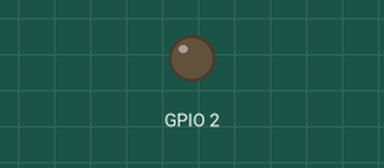
Bench run of a sketch on a simulated ESP32. On the bench: output pins drawn as LEDs (lit = HIGH). Dashed ring = blinking. What the sketch prints to the serial monitor is not drawn.

Above: at 7.4 s.
At 8.9 s:
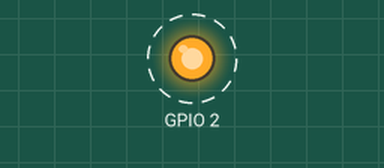
Timing chart, 0 to 11.1 s (numbered marks = the images above):
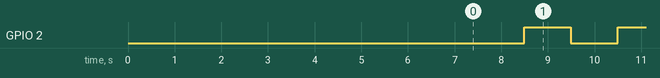

Measured:
- by itself, GPIO 2: alternates HIGH for 1.0 s and LOW for 1.0 s

The sketch:

TimerThreadv2.ino
```cpp
// TimerThreadv2.ino - This example shows how to use a hardware timer on a separate task in ESP32,
// with all time critical code isolated in separate module TimerThreadModule.cpp
// 2026-04-19

// a more efficient implementation is described here:
// https://www.freertos.org/Documentation/02-Kernel/02-Kernel-features/03-Direct-to-task-notifications/02-As-binary-semaphore

#include <Arduino.h>
#include "TimerThreadModule.h"

// 0=debug off, 1=output to Serial, 2=output to serial UART1()
#define DEBUG_ON 1
// 0=trace off, 1=output to Serial, 2=output to serial UART1()
#define TRACE_ON 0
#include <rgDebug.h>

#ifndef BUILTIN_LED
#define BUILTIN_LED 2
#endif

// timertsk() sets these global variables, loop() reads them
extern uint32_t IsrCounter;
//extern uint32_t LastIsrAt; // unused
// this spinlock controls the access to these global variables
extern portMUX_TYPE timerMux_obj;

void setup() {
    Serial.begin(921600);
    while (!Serial);
    dbprint('\n'); for (uint8_t idx=0; idx<13; idx++) { dbprint((char)('A'+idx)); delay(500); }
    dbprint('\n');

    pinMode(BUILTIN_LED, OUTPUT);
    ttm_Setup();

    Serial.print("main loop running on core ");
    Serial.print(xPortGetCoreID());
    dbprintln(" ; main setup complete");
}

// loop() processes actions that are not time-critical
void loop() {
    static bool Led_state=false;
    static uint32_t Last_isr_count=0; // used to avoid multiple printing same isrCounter, because loop() iterates much faster than the timer period

    // Read the global variable(s) safely, timertsk() has set them
    portENTER_CRITICAL(&timerMux_obj);
    uint32_t isrCount = IsrCounter;
    portEXIT_CRITICAL(&timerMux_obj);

    if (isrCount != Last_isr_count && isrCount % 100 == 0) {
        Last_isr_count=isrCount;
        dbprint("loop() : onTimer #");
        dbprint(isrCount);
        dbprint(" at ");
        dbprint(millis());
        dbprintln(" ms");

        digitalWrite(BUILTIN_LED, Led_state);
        Led_state=!Led_state;
    }
}
```

TimerThreadModule.cpp
```cpp
// TimerThreadModule.cpp - All time critical code is in this module
// 2026-04-19
// derived from the example at https://docs.espressif.com/projects/arduino-esp32/en/latest/api/timer.html

// a more efficient implementation is described here:
// https://www.freertos.org/Documentation/02-Kernel/02-Kernel-features/03-Direct-to-task-notifications/02-As-binary-semaphore

#include <Arduino.h>

// 0=debug off, 1=output to Serial, 2=output to serial UART1()
#define DEBUG_ON 1
// 0=trace off, 1=output to Serial, 2=output to serial UART1()
#define TRACE_ON 0

// You can use an oscilloscope to observe these events (macro defined in rgDebug.h) - define SCOPE_GPIO if you need this
//#define SCOPE_GPIO 21
#include <rgDebug.h>

#ifndef BUILTIN_LED
#define BUILTIN_LED 2
#endif

// Hardware timer
hw_timer_t *Timer_obj = NULL;

// Binary semaphore  used to synchronize task "timertsk" with the timer events
volatile SemaphoreHandle_t TimerSemaphore_obj;

// timertsk() sets these global variables, loop() reads them
uint32_t IsrCounter = 0;
uint32_t LastIsrAt = 0;
// this spinlock controls the access to these global variables
portMUX_TYPE timerMux_obj = portMUX_INITIALIZER_UNLOCKED;

// forward declarations
void ARDUINO_ISR_ATTR onTimer();
void timertsk(void *pvParameters);

void ttm_Setup(void) {
    setupScope();

    xTaskCreatePinnedToCore (
      timertsk,   // Function to implement the task
      "timertsk", // Name of the task
      20000,       // Stack size in words ; printf() would need a large stack (4k)
      NULL,       // Task input parameter
      2,          // give the task a higher priority than the main loop (priority 1)
      NULL,       // Task handle.
      0           // Core where the task should run (0=Freertos services like WiFi and Bluetooth, 1=Arduino applications)
    );

    dbprintln("ttm_Setup complete");
}

// this task will wait for the binary semaphore to be released, lock it, increment the counter by 1 and release it
void timertsk(void *pvParameters) {
    // timertsk setup --------------------------------------------------------

    // Create the timer and set its frequency to 1 MHz to get a 1 microsecond resolution
    const uint32_t TIMER_FREQ = 1000000;
    Timer_obj = timerBegin(TIMER_FREQ);

    // Attach onTimer function to our timer
    timerAttachInterrupt(Timer_obj, &onTimer);

    // Set alarm to call onTimer function every COM_DGPERIOD microseconds
    // Repeat the alarm (third parameter) with unlimited count = 0 (fourth parameter)
    // onTimer() will be called when the counter of Timer_obj reaches this value, and the counter will be reset to 0
    timerAlarm(Timer_obj, TIMER_FREQ/100, true, 0);

    // Create a semaphore to inform us when the timer has fired
    // The semaphore is created in the 'empty' state, meaning the semaphore
    // must first be given before it can subsequently be taken
    TimerSemaphore_obj = xSemaphoreCreateBinary();
    xSemaphoreGive(TimerSemaphore_obj);

    Serial.print("timertsk() running on core ");
    Serial.print(xPortGetCoreID());
    dbprintln(" ; setup complete");

    // timertsk loop ---------------------------------------------------------
    while (1) {
        // if Timer has fired then the semaphore is released and xSemaphoreTake() succeeds
        // parameter #2 is xTicksToWait : the time in ticks to wait for the semaphore to become available.
        // The macro portTICK_PERIOD_MS can be used to convert this to a real time.
        // A block time of zero can be used to poll the semaphore.
        // Specifying the block time as portMAX_DELAY will cause the task to block indefinitely (without a timeout).
        xSemaphoreTake(TimerSemaphore_obj, portMAX_DELAY);
#ifdef SCOPE_GPIO
        writeScope(HIGH);
        delayMicroseconds(1000);
        writeScope(LOW);
#endif
        // set the global counter and the time safely
        portENTER_CRITICAL(&timerMux_obj);
        ++IsrCounter;
        LastIsrAt = millis();
        portEXIT_CRITICAL(&timerMux_obj);

        // loop() will do the rest of the non-time-critical processing
    }
}

void ARDUINO_ISR_ATTR onTimer() {
    static bool core_printed=false;
    if (!core_printed) {
        core_printed=true;
        Serial.print("onTimer() running on core "); // runs on the same core as timertsk because timertsk attached onTimer() to Timer_obj
        Serial.println(xPortGetCoreID());
    }
    xSemaphoreGiveFromISR(TimerSemaphore_obj, NULL); // timertsk() will take it
}
```

TimerThreadModule.h
```cpp
// TimerThreadModule.h - All time critical code is in this module
#pragma once
#include <Arduino.h>

void ttm_Setup(void);
```
